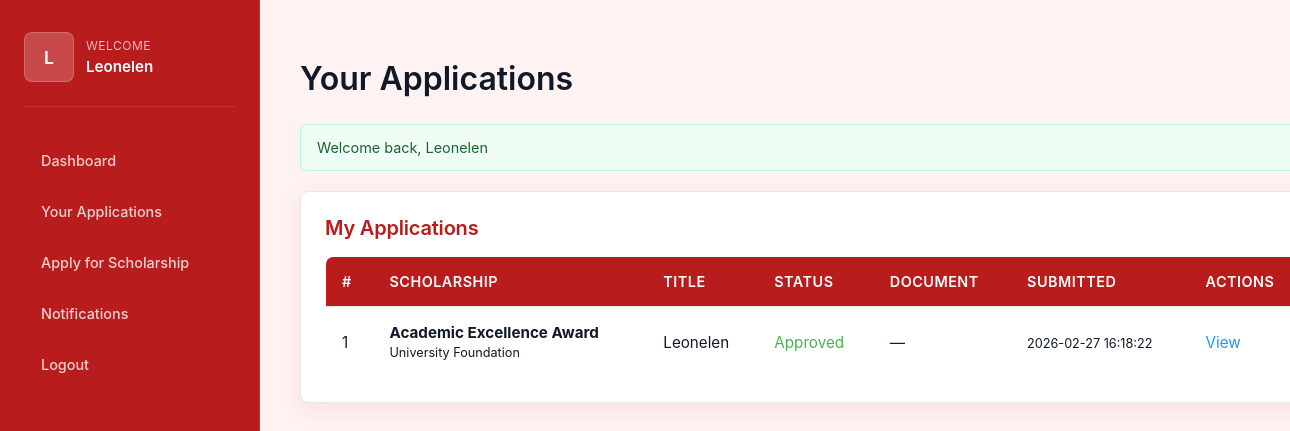
The app's page /member/applications.php (signed in), older data.
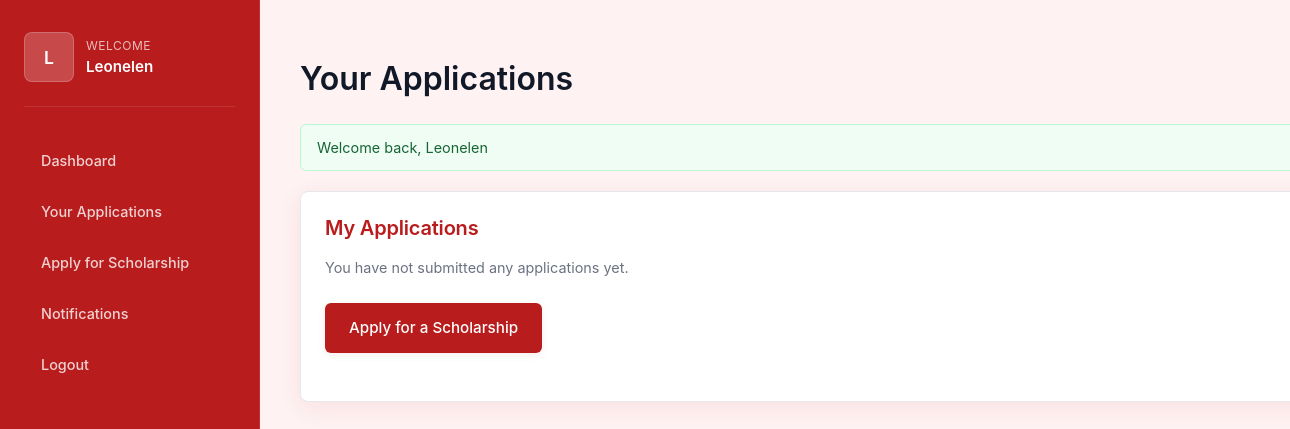
The same page, newer data.
### tables this page shows
CREATE TABLE `applications` (
  `id` int(11) NOT NULL,
  `user_id` int(11) NOT NULL,
  `scholarship_id` int(11) NOT NULL,
  `motivational_letter` text NOT NULL,
  `gpa` decimal(3,2) DEFAULT NULL CHECK (`gpa` >= 0 and `gpa` <= 4.0),
  `status` enum('draft','submitted','under_review','pending','approved','rejected','withdrawn') DEFAULT 'submitted',
  `submitted_at` datetime DEFAULT NULL,
  `reviewed_at` datetime DEFAULT NULL,
  `created_at` datetime DEFAULT current_timestamp(),
  `updated_at` datetime DEFAULT current_timestamp() ON UPDATE current_timestamp()
);

CREATE TABLE `scholarships` (
  `id` int(11) NOT NULL,
  `title` varchar(255) NOT NULL,
  `description` text NOT NULL,
  `organization` varchar(150) NOT NULL,
  `eligibility_requirements` text DEFAULT NULL,
  `renewal_requirements` text DEFAULT NULL,
  `amount` decimal(12,2) NOT NULL CHECK (`amount` > 0),
  `deadline` date NOT NULL,
  `status` enum('open','closed','cancelled') DEFAULT 'open',
  `created_by` int(11) NOT NULL,
  `created_at` datetime DEFAULT current_timestamp(),
  `updated_at` datetime DEFAULT current_timestamp() ON UPDATE current_timestamp()
);

### member/applications.php (the view, shortened to what this page needs)
<?php
$pdo = getPDO();
$user_id = $_SESSION['user_id'];
$viewingApp = null;
$stmt = $pdo->prepare('SELECT a.*, s.title as scholarship_title, s.organization, s.status as scholarship_status
                       FROM applications a
                       LEFT JOIN scholarships s ON a.scholarship_id = s.id
                       WHERE a.user_id = :uid
                       ORDER BY a.created_at DESC');
$stmt->execute([':uid' => $user_id]);
$apps = $stmt->fetchAll();
?>
<!doctype html>
<html>
<head>
  <link rel="stylesheet" href="../assets/style.css">
  <link rel="stylesheet" href="../member/dashboard.css">
</head>
<body>
  <div class="dashboard-app">
    <aside class="sidebar">
      <div class="profile">
        <div class="avatar"><?= strtoupper(substr(($_SESSION['user']['first_name']??$_SESSION['user']['username']),0,1)) ?></div>
        <div>
          <div class="welcome">Welcome</div>
          <div class="username"><?= htmlspecialchars($_SESSION['user']['first_name'] ?? $_SESSION['user']['username']) ?></div>
        </div>
      </div>
      <nav>
        <a href="dashboard.php">Dashboard</a>
        <a href="applications.php">Your Applications</a>
        <a href="apply_scholarship.php">Apply for Scholarship</a>
        <a href="notifications.php">Notifications</a>
        <a href="../auth/logout.php">Logout</a>
      </nav>
    </aside>
    <main class="main">
      <h2>Your Applications</h2>
      <?php if (!empty($_SESSION['success'])): ?>
        <div class="flash success-flash"><?= htmlspecialchars($_SESSION['success']); unset($_SESSION['success']); ?></div>
      <?php endif; ?>
      <section class="panel">
        <h3>My Applications</h3>
        <?php if ($viewingApp): ?>
          <a href=\"applications.php\" style=\"color:#2196F3;text-decoration:none;margin-bottom:15px;display:inline-block\">← Back to Applications</a>
          <div style=\"margin-top:20px;background:#f9f9f9;padding:20px;border-radius:8px\">
            <h2><?= htmlspecialchars($viewingApp['scholarship_title']) ?></h2>
            <p style=\"color:#666;margin-bottom:20px\"><?= htmlspecialchars($viewingApp['scholarship_desc'] ?? '') ?></p>
            <div style=\"margin-bottom:20px\">
              <strong>Status:</strong>
              <?php
                $status = $viewingApp['status'];
                $s = strtolower($status);
                $status_color = ['draft'=>'#999','submitted'=>'#2196F3','pending'=>'#FF9800','under_review'=>'#2196F3','approved'=>'#4CAF50','rejected'=>'#f44336','waitlisted'=>'#FFC107'];
                $color = $status_color[$s] ?? '#999';
              ?>
              <span style=\"color:<?= $color ?>;font-weight:bold\"><?= ucfirst(str_replace('_', ' ', htmlspecialchars($status))) ?></span>
            </div>
            <div style=\"margin-bottom:20px\">
              <strong>Submitted:</strong> <?= htmlspecialchars($viewingApp['created_at']) ?>
            </div>
            <hr style=\"margin:20px 0\">
            <h4>Application Details</h4>
            <?php if ($viewingApp['motivational_letter']): ?>
              <?php $formData = json_decode($viewingApp['motivational_letter'], true); ?>
              <?php if ($formData): ?>
                <table style=\"width:100%;border-collapse:collapse\">
                  <?php foreach ($formData as $key => $value): ?>
                    <?php if (is_string($value) || is_numeric($value)): ?>
                      <tr style=\"border-bottom:1px solid #eee\">
                        <td style=\"padding:10px;font-weight:bold;width:30%\"><?= htmlspecialchars(str_replace('_', ' ', ucfirst($key))) ?></td>
                        <td style=\"padding:10px\"><?= htmlspecialchars($value) ?></td>
                      </tr>
                    <?php endif; ?>
                  <?php endforeach; ?>
                </table>
              <?php endif; ?>
            <?php endif; ?>
                <?php if (!empty($timeline)): ?>
                  <div style="margin-top:20px" class="panel">
                    <h4>Application Timeline</h4>
                    <ul style="list-style:none;padding:0;margin:0">
                      <?php foreach ($timeline as $t): ?>
                        <li style="padding:10px 0;border-bottom:1px solid #eee;display:flex;justify-content:space-between;align-items:center">
                          <div style="display:flex;flex-direction:column">
                            <strong><?= htmlspecialchars($t['label']) ?></strong>
                            <?php if (!empty($t['note'])): ?><small style="color:#666;margin-top:4px"><?= htmlspecialchars($t['note']) ?></small><?php endif; ?>
                          </div>
                          <div style="color:#666;min-width:180px;text-align:right">
                            <?php if (!empty($t['ts'])): ?>
                              <?= htmlspecialchars(date('M d, Y H:i', strtotime($t['ts']))) ?>
                            <?php else: ?>
                              <small class="muted">—</small>
                            <?php endif; ?>
                          </div>
                        </li>
                      <?php endforeach; ?>
                    </ul>
                  </div>
                <?php endif; ?>
                <?php
                  $studentDocs = [];
                  try {
                    $dstmt = $pdo->prepare('SELECT id, document_type, file_name, file_path, verification_status, verified_at, notes, uploaded_at FROM documents WHERE application_id = :aid');
                    $dstmt->execute([':aid' => $viewingApp['id']]);
                    $studentDocs = $dstmt->fetchAll(PDO::FETCH_ASSOC) ?: [];
                  } catch (Exception $e) { $studentDocs = []; }
                ?>
                <div style="margin-top:20px">
                  <h4>Submitted Documents</h4>
                  <?php if (empty($studentDocs)): ?>
                    <p class="muted">No documents uploaded for this application.</p>
                  <?php else: ?>
                    <table style="width:100%;border-collapse:collapse">
                      <thead><tr><th>File</th><th>Type</th><th>Status</th><th>Verified At</th><th>Notes</th></tr></thead>
                      <tbody>
                        <?php foreach ($studentDocs as $doc): ?>
                          <tr style="border-bottom:1px solid #eee">
                            <td style="padding:10px"><a href="../<?= htmlspecialchars($doc['file_path']) ?>" target="_blank"><?= htmlspecialchars($doc['file_name']) ?></a></td>
                            <td style="padding:10px"><?= htmlspecialchars($doc['document_type']) ?></td>
                            <td style="padding:10px;text-transform:capitalize"><?= htmlspecialchars($doc['verification_status']) ?></td>
                            <td style="padding:10px"><?= !empty($doc['verified_at']) ? htmlspecialchars($doc['verified_at']) : '—' ?></td>
                            <td style="padding:10px"><?= !empty($doc['notes']) ? htmlspecialchars($doc['notes']) : '—' ?></td>
                          </tr>
                        <?php endforeach; ?>
                      </tbody>
                    </table>
                  <?php endif; ?>
                </div>
              </div>
        <?php else: ?>
          <?php if (empty($apps)): ?>
          <p class="muted">You have not submitted any applications yet.</p>
          <p><a href="apply_scholarship.php" class="btn">Apply for a Scholarship</a></p>
        <?php else: ?>
          <table style="width:100%;border-collapse:collapse">
            <thead>
              <tr>
                <th>#</th>
                <th>Scholarship</th>
                <th>Title</th>
                <th>Status</th>
                <th>Document</th>
                <th>Submitted</th>
                <th>Actions</th>
              </tr>
            </thead>
            <tbody>
              <?php foreach ($apps as $a): ?>
                <tr style="border-top:1px solid #eee">
                  <td><?= htmlspecialchars($a['id']) ?></td>
                  <td>
                    <?php if ($a['scholarship_title']): ?>
                      <strong><?= htmlspecialchars($a['scholarship_title']) ?></strong><br>
                      <small><?= htmlspecialchars($a['organization'] ?? 'N/A') ?></small>
                    <?php else: ?>
                      <em>General Application</em>
                    <?php endif; ?>
                  </td>
                  <td>
                    <?php
                      $appTitle = 'Application';
                      if ($a['motivational_letter']) {
                        $formData = json_decode($a['motivational_letter'], true);
                        if ($formData && isset($formData['full_name'])) {
                          $appTitle = htmlspecialchars($formData['full_name']);
                        }
                      }
                      echo $appTitle;
                    ?>
                  </td>
                  <td>
                    <?php
                      $status = $a['status'];
                      $s = strtolower($status);
                      $status_color = [
                        'draft' => '#999',
                        'submitted' => '#2196F3',
                        'pending' => '#FF9800',
                        'under_review' => '#2196F3',
                        'approved' => '#4CAF50',
                        'rejected' => '#f44336',
                        'waitlisted' => '#FFC107'
                      ];
                      $color = $status_color[$s] ?? '#999';
                    ?>
                    <span style="color:<?= $color ?>">
                      <?= ucfirst(str_replace('_', ' ', htmlspecialchars($status))) ?>
                    </span>
                  </td>
                  <td><?php if (!empty($a['document'])): ?><a href="../<?= htmlspecialchars($a['document']) ?>" target="_blank">View</a><?php else: ?>—<?php endif; ?></td>
                  <td><small><?= htmlspecialchars($a['created_at']) ?></small></td>
                  <td>
                    <a href="applications.php?view=<?= $a['id'] ?>" style="color:#2196F3;text-decoration:none;margin-right:8px">View</a>
                  </td>
                </tr>
              <?php endforeach; ?>
            </tbody>
          </table>
        <?php endif; ?>
        <?php endif; ?>
      </section>
    </main>
  </div>
</body>
</html>

### assets/style.css (style rules this page uses)
.panel { background: #fff; padding: 2rem; border-radius: 16px; border: 1px solid #e5e7eb; box-shadow: 0 6px 24px rgba(185,28,28,0.08); transition: box-shadow 0.2s, border-color 0.2s; }
.panel h3 { color: #b71c1c; font-size: 1.35rem; font-weight: 700; margin-bottom: 1rem; letter-spacing: -0.01em; }
.panel h3 { margin-top: 0; margin-bottom: 1rem; color: #b91c1c; font-size: 1.35rem; font-weight: 700; letter-spacing: -0.01em; }
.panel .muted { color: #6b7280; font-size: 1rem; line-height: 1.7; }
.btn { display: inline-block; padding: 0.9rem 2rem; border-radius: 8px; border: none; background: var(--primary); color: #fff; font-weight: 600; font-size: 1rem; cursor: pointer; box-shadow: 0 2px 8px rgba(185,28,28,0.08); transition: background 0.2s, box-shadow 0.2s, transform 0.2s; font-family: inherit; margin: 0.5rem 0.5rem 0.5rem 0; }
h2 { font-size: 2rem; font-weight: 600; }
h3 { font-size: 1.5rem; font-weight: 600; }
p { color: var(--text-secondary); line-height: 1.7; }

### member/dashboard.css (style rules this page uses)
:root { --bg: #fef2f2; --card: #ffffff; --muted: #6b7280; --primary: #b91c1c; --primary-light: #dc2626; --accent: #ef4444; --border: #e5e7eb; --text-primary: #111827; --text-secondary: #6b7280; }
body { background: var(--bg); font-family: 'Inter', -apple-system, BlinkMacSystemFont, 'Segoe UI', sans-serif; color: var(--text-primary); margin: 0; padding: 0; -webkit-font-smoothing: antialiased; -moz-osx-font-smoothing: grayscale; }
.dashboard-app { min-height: 100vh; display: grid; grid-template-columns: 260px 1fr; }
.sidebar { background: var(--primary); color: white; padding: 2rem 1.5rem; border-right: 1px solid rgba(255, 255, 255, 0.1); position: sticky; top: 0; height: 100vh; overflow-y: auto; }
.profile { display: flex; align-items: center; gap: 0.75rem; margin-bottom: 2rem; padding-bottom: 1.5rem; border-bottom: 1px solid rgba(255, 255, 255, 0.1); }
.avatar { width: 48px; height: 48px; border-radius: 8px; background: rgba(255, 255, 255, 0.2); display: flex; align-items: center; justify-content: center; font-weight: 600; font-size: 1.1rem; color: white; border: 1px solid rgba(255, 255, 255, 0.2); }
.welcome { font-size: 0.75rem; color: rgba(255, 255, 255, 0.7); text-transform: uppercase; letter-spacing: 0.5px; margin-bottom: 0.25rem; }
.username { font-weight: 600; font-size: 0.95rem; color: white; }
.sidebar nav { margin-top: 1rem; }
.sidebar a { display: block; color: rgba(255, 255, 255, 0.8); padding: 0.75rem 1rem; border-radius: 6px; text-decoration: none; margin-bottom: 0.5rem; font-size: 0.9rem; font-weight: 500; transition: all 0.2s ease; border: 1px solid transparent; }
.main { padding: 2rem 2.5rem; max-width: 1400px; width: 100%; }
.panel { background: var(--card); padding: 1.5rem; border-radius: 8px; border: 1px solid var(--border); transition: all 0.2s ease; }
.panel h3 { margin-top: 0; margin-bottom: 1rem; color: var(--primary); font-size: 1.25rem; font-weight: 600; }
.panel .muted { color: var(--muted); font-size: 0.9rem; line-height: 1.6; }
.flash { padding: 0.875rem 1rem; border-radius: 6px; margin-bottom: 1.25rem; font-size: 0.9rem; border: 1px solid; }
.success-flash { background: #f0fdf4; color: #166534; border-color: #bbf7d0; }
.btn { display: inline-block; padding: 0.75rem 1.5rem; border-radius: 6px; border: none; background: var(--primary); color: white; text-decoration: none; font-weight: 500; font-size: 0.95rem; cursor: pointer; transition: all 0.2s ease; font-family: inherit; }
table { width: 100%; border-collapse: collapse; background: var(--card); border-radius: 8px; overflow: hidden; border: 1px solid var(--border); }
table thead { background: var(--primary); color: white; }
table th { padding: 1rem; text-align: left; font-weight: 600; font-size: 0.9rem; text-transform: uppercase; letter-spacing: 0.5px; }
table td { padding: 1rem; border-top: 1px solid var(--border); color: var(--text-primary); font-size: 0.95rem; }

Row changes from the older to the newer data that the page shows:
removed applications: id "1", scholarship.title "Academic Excellence Award", scholarship.organization "University Foundation", appTitle "Leonelen", status "Approved", created_at "2026-02-27 16:18:22"
Text that changed along with them:
text no longer shown: "# SCHOLARSHIP TITLE STATUS DOCUMENT SUBMITTED ACTIONS"
text now shown: "You have not submitted any applications yet. Apply for a Scholarship"
